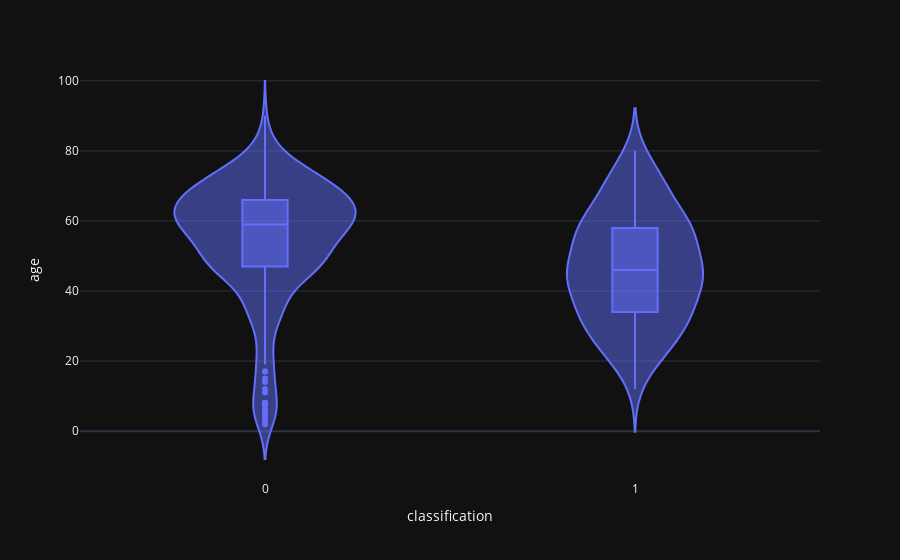

The notebook cell saved with this chart:
### Code cell
violin('age')

### Figure 1 — Plotly figure (JSON) as saved in the notebook; plotly's stock layout.template omitted (floating-point values rounded to 4 significant figures; data arrays with more than 128 entries replaced by an {"elided": "..."} marker saying what was removed)
{"data": [{"alignmentgroup": "True", "box": {"visible": true}, "hovertemplate": "classification=%{x}<br>age=%{y}<extra></extra>", "legendgroup": "", "marker": {"color": "#636efa"}, "name": "", "offsetgroup": "", "orientation": "v", "scalegroup": "True", "showlegend": false, "type": "violin", "x": {"elided": "400 int values"}, "x0": " ", "xaxis": "x", "y": {"elided": "400 int values"}, "y0": " ", "yaxis": "y"}], "layout": {"autosize": true, "legend": {"tracegroupgap": 0}, "margin": {"t": 60}, "violinmode": "group", "xaxis": {"anchor": "y", "autorange": true, "domain": [0, 1], "range": [-0.5, 1.5], "title": {"text": "classification"}, "type": "linear"}, "yaxis": {"anchor": "x", "autorange": true, "domain": [0, 1], "range": [-13.95, 105.9], "title": {"text": "age"}, "type": "linear"}}}
